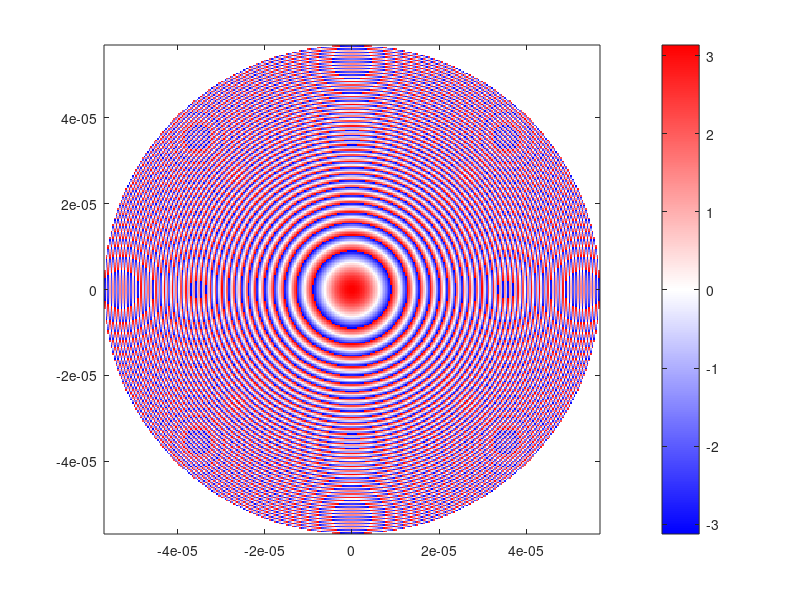

Write MATLAB code to recreate this figure. (Note: this script raises an error after producing the figure.)
%% Anti-aliased Lens 
clc ; close all ; clear ; 
% It is connected to the "metadimer_optimization.m" 

%% Parameter 
% Path setting 
% basic paramter 
nm = 1e-9 ; um = 1e-6 ; mm = 1e-3;
lam0 = 532*nm ; k0 = 2*pi/lam0 ; 
ni = 1;
% lens paramter 
P = 380*nm ; 
ratio = lam0/P ; 
D = 114*um ; NA = 0.6 ; kt_max = k0*NA ; %d/2=odd여야 빵꾸안남
m=D/P;
theta = asin(NA/ni) ; 
f = D/2/tan(theta);
DOF = lam0 / (1 - cos(asin(NA)))/um; 

if P > lam0/2/NA
    warning('Period should be smaller than %.2f nm', lam0/2/NA/nm); % Nyquist sampling criterion
end
fprintf('Diameter = %.2f mm\n',D/mm);
fprintf('Focal length = %.5f mm\n',f/mm);
fprintf('NA = %.2f \n',NA);
fprintf('maximum NA = %.2f \n', lam0/2/P);
fprintf('Depth of focus = %.2f um\n',DOF);
%% 

%%%%%%%%%%%%%%%%%%%%%%%%% Grid and Phase map %%%%%%%%%%%%%%%%%%%%
% Hexagonal grid 
ps = 0;
% x_range = -D/2:P:D/2 ; 
x_range = -D/2+P/2:P:D/2-P/2 ;
% y_range = -D/2:P:D/2 ; 
y_range = -D/2+P/2:P:D/2-P/2 ;
[X_hexa,Y_hexa] = meshgrid(x_range,y_range) ; 
R_hexa = sqrt(X_hexa.^2 + Y_hexa.^2) ; 
% phase_map_hexa = mod(ps + ni*k0*(f-sqrt(R_hexa.^2 + f.^2)),2*pi) - pi ; 
phase_map_hexa = mod(ps - ni*k0*(R_hexa.^2 / (2*f)), 2*pi) - pi;
phase_map_hexa(R_hexa>D/2) = 0 ; 

figure('position',[100 580 500 400]);
imagesc(x_range,y_range,phase_map_hexa);
axis xy;
shading interp;
custom_colormap = [linspace(0,1,128)' linspace(0,1,128)' ones(128,1);  % 파란색-흰색
                   ones(128,1) linspace(1,0,128)' linspace(1,0,128)']; % 흰색-빨간색

colormap(custom_colormap);

colorbar;

% %%
% %%%%%errormap%%%%%
% linesize = ceil(D/P+1);
linesize = ceil(D/P);
totalsize = linesize.^2;
data = load('260223_KU_nanoconnect.txt') ; 
h = 630*nm ; 
factor = 0*nm ; % minus 10 nm of structure 

i = 1 ;
radius = zeros(totalsize,1);
atomphase = zeros(totalsize,1);
error = zeros(totalsize,1);
complexlens = zeros(totalsize,1);

for jr = 1:totalsize
    phase = phase_map_hexa(jr) ; 
    [Min,ind] = min(abs(phase - (mod(data(:,2)+pi,2*pi)-pi))) ;
    radius(i) = data(ind,1) - factor/2 ;
    atomphase(i) = data(ind,2);
    error(i) = (phase - atomphase(i));
    complexlens(i) = data(ind,3)*exp(1i*atomphase(i));
    i = i+1 ;
end
% reshape
error_2D_abs = reshape(abs(error), [linesize, linesize]);
error_2D_signed = reshape(error, [linesize, linesize]);

% pupil 함수를 사용한 원형 마스크
circ = pupil(linesize, linesize, linesize/2);  % or D/(2*P) depending on your scale

% 마스크 적용
error_2D_abs_masked = error_2D_abs .* circ;
error_2D_signed_masked = error_2D_signed .* circ;

% error_2D = reshape(abs(error), [linesize, linesize]);
figure;
% imagesc(error_2D);
imagesc(error_2D_abs_masked);
colorbar;
colormap(jet);
title('Phase Error Map');
caxis([0 1]);
xlabel('X Index');
ylabel('Y Index');
axis image;

% error_2D = reshape(error, [linesize, linesize]);
figure;
% imagesc(error_2D);
imagesc(error_2D_signed_masked);
colorbar;
colormap(custom_colormap);
title('Phase Error Map');
caxis([-3.1416 3.1416]);
xlabel('X Index');
ylabel('Y Index');
axis image;
%%%

%% Fresnel Diffraction
circ = pupil(linesize, linesize, D/2);

complex_metalens = reshape(complexlens, [linesize, linesize]);
inc_angle=0;

circcomplexmeta = circ.*complex_metalens;


u0 = circcomplexmeta.*exp(1i*k0*sind(inc_angle));
view = 45;
u2=RS_2D_Diffraction_FW(D, P, lam0, f, u0); %rs\
N= length (u0);
% u2=ASM_2D_FW(D, lam0, f, u0); %asm
center_idx = round(length(u2)/2);  % Ensure the center index is an integer

start_idx = max(1, round(center_idx - view/2));  % Ensure at least 1
end_idx = min(length(u2), round(center_idx + view/2));  % Ensure no index exceeds array length
I_o = abs(u2(start_idx:end_idx, start_idx:end_idx)).^2;

% Extract the corresponding coordinates from xx and yy for plotting
x_view = x_range(start_idx:end_idx);
y_view = y_range(start_idx:end_idx);

% Plotting the result
figure('position',[100 80 1000 800]);
imagesc(x_view/um, y_view/um, I_o);  % Use x_view and y_view for axis scaling
axis xy;
colormap('hot');
colorbar;
title('Intensity');
% pbaspect([1 f/D 1]);
%% ================= 기존 시뮬레이션 2D & 1D 코드 (상단 동일) =================
figure('position',[100 80 1000 800]);

% --- (1) 시뮬레이션 2D Intensity (Zoomed) ---
subplot(2,1,1);
imagesc(x_view/um, y_view/um, I_o);
axis image; axis xy;
colormap(hot);
colorbar;
title('Intensity (Zoomed)','FontWeight','normal');
xlabel('x (\mum)'); ylabel('y (\mum)');

% --- (2) 시뮬레이션 1D 프로파일 (가로) ---
[maxVal, maxIdx] = max(I_o(:));
[row_c, col_c]   = ind2sub(size(I_o), maxIdx);

profile_calc = I_o(row_c, :);
profile_calc = profile_calc / max(profile_calc);
x_axis_um    = x_view / um;

subplot(2,1,2); hold on;
hCalc = plot(x_axis_um, profile_calc, 'k-', 'LineWidth', 1.8, ...
    'DisplayName','Calculated');

% ---- 시뮬레이션 FWHM ----
above_half_c = profile_calc >= 0.5;
edges_c      = diff(above_half_c);
rise_c       = find(edges_c == 1, 1, 'first');
fall_c       = find(edges_c == -1,1,'last');
if ~isempty(rise_c) && ~isempty(fall_c)
    x1c = interp1(profile_calc(rise_c:rise_c+1), x_axis_um(rise_c:rise_c+1), 0.5);
    x2c = interp1(profile_calc(fall_c:fall_c+1), x_axis_um(fall_c:fall_c+1), 0.5);
    FWHM_calc = abs(x2c - x1c);
    % (얇은 회색 선)
    plot([x1c x1c],[0 1],'Color',[0.4 0.4 0.4],'LineStyle',':','LineWidth',1);
    plot([x2c x2c],[0 1],'Color',[0.4 0.4 0.4],'LineStyle',':','LineWidth',1);
    % FWHM 라벨(옵션: 지저분하면 주석)
    text(mean([x1c x2c]), 0.82, sprintf('FWHM_{calc}=%.2f \\mum',FWHM_calc), ...
        'Color',[0.25 0.25 0.25],'HorizontalAlignment','center','FontSize',8);
else
    FWHM_calc = NaN;
end
%% --- (추가) 3×FWHM 원 내부 적분 ----------------------------------------
% ────────────────────────────────────────────────────────────────────────
% 준비:  row_c, col_c          ->> 최대강도 위치 (이미 구함)
%        FWHM_calc (µm)        ->> 계산된 FWHM (이미 구함)
%        I_o                   ->> intensity^2 (이미 구함)
%        x_view, y_view (m)    ->> I_o 가 써먹는 실제 좌표 (이미 구함)
% ────────────────────────────────────────────────────────────────────────

% 1) 실측 좌표(µm) 그리드 만들기
[XX_um, YY_um] = meshgrid(x_view/um, y_view/um);   % µm 단위

% 2) 중심 좌표(µm)
x0 = XX_um(row_c, col_c);
y0 = YY_um(row_c, col_c);

% 3) 각 픽셀까지의 반경 r (µm)
R_um = sqrt( (XX_um - x0).^2 + (YY_um - y0).^2 );

% 4) 원 마스크 (r ≤ 3×FWHM)
Rmax_um   = 3 * FWHM_calc;        % 원하는 반경 [µm]
mask_circ = R_um <= Rmax_um;      % 논리형 마스크

% 5) (선택) 픽셀 면적 dA [µm²]  ───────────────
dx_um = abs( x_view(2) - x_view(1) ) / um;   % x 픽셀 간격
dy_um = abs( y_view(2) - y_view(1) ) / um;   % y 픽셀 간격
dA_um2 = dx_um * dy_um;                      % 한 픽셀 면적

% 6) 적분 결과
E_tot      = sum( I_o(mask_circ), 'all' ) * dA_um2;  % ∫∫ I dA  [정규화 X]
area_um2   = pi * Rmax_um^2;                         % π r²    [이론적 면적]

% ------------------------------------------------------------
% (앞선 3×FWHM 적분 코드를 그대로 두고, E_tot·dA_um2까지 나온 직후에 붙이세요)
% ------------------------------------------------------------

% 0) 창(view) 전체 에너지 ------------- (참고용, 이미 계산했다면 생략 가능)
E_full = sum(I_o(:)) * dA_um2;    

% 1) 메타렌즈 ‘입사’ 파워 (렌즈 개구 전체) -------------------------------
dx_inc_um = P / um;                 % 한 픽셀 폭 = 주기 P = 0.22 µm
dA_inc_um2 = dx_inc_um^2;           % 픽셀 면적    [µm²]

% ① 평면파 진폭 = 1 (phase·transmission 무시) 라면:
E_incident = sum(circ(:)) * dA_inc_um2;          % circ = 개구(0/1)

% ② 메타원소 투과계수(data(ind,3))까지 포함하고 싶다면:
% E_incident = sum(abs(circcomplexmeta(:)).^2) * dA_inc_um2;

% 2) 비율 계산 -----------------------------------------------------------
frac_view     = E_tot   / E_full;      % (선택) 시뮬레이션 창 대비
frac_incident = E_tot   / E_incident;  % 렌즈 전체 입사 대비

% 3) 출력 ---------------------------------------------------------------
fprintf('\n[3×FWHM 원 적분]\n');
fprintf(' - 반경 R           = %.3f µm\n', Rmax_um);
fprintf(' - 창(view) 대비    = %.2f %%\n', frac_view*100);
fprintf(' - 렌즈 입사 대비   = %.2f %%\n\n', frac_incident*100);


%% ================= 실측 TIF 추가 & 스타일 =================
% ---- 사용자 입력 ----
tif_name  = '2_1_sample_1_1_exposure9_0049_14.55487_1.01.tif';
channel   = 1;
Nwin      = 41;                    % 홀수 권장
pixelsize = (27.84/117)*um;        % m/px

% ---- TIF 읽기 & 중심 찾기 ----
B = double(imread(tif_name));
if ndims(B)==3, B = B(:,:,channel); end
[maxB,~] = max(B(:));
[rp_all, cp_all] = find(B==maxB);
col_exp = round(mean(cp_all)); row_exp = round(mean(rp_all));

% ---- Crop ----
if mod(Nwin,2)==0, Nwin=Nwin+1; end
halfW = (Nwin-1)/2;
rmin = max(row_exp-halfW,1); rmax = min(row_exp+halfW,size(B,1));
cmin = max(col_exp-halfW,1); cmax = min(col_exp+halfW,size(B,2));
Crop = B(rmin:rmax, cmin:cmax);

% ---- 정규화 (피크) ----
CropN = Crop / max(Crop(:));

% ---- 1D (중심 행) ----
row_mid = floor(size(CropN,1)/2)+1;
profile_meas = CropN(row_mid,:);
Nexp = length(profile_meas);
x_exp_um = ((1:Nexp) - (Nexp+1)/2) * (pixelsize/um);

% ---- (필요시 x축 매칭) : 보간하여 공통 그리드 사용 (권장) ----
% 공통 x축을 선택 (시뮬레이션 범위 안 or 둘을 합친 범위)
x_common_um = linspace( max(min(x_axis_um), min(x_exp_um)), ...
                        min(max(x_axis_um), max(x_exp_um)), 1000);

prof_calc_interp = interp1(x_axis_um, profile_calc, x_common_um, 'linear','extrap');
prof_meas_interp = interp1(x_exp_um, profile_meas,  x_common_um, 'linear','extrap');

% ---- Measured 플롯 (파란 점선) ----
hMeas = plot(x_common_um, prof_meas_interp / max(prof_meas_interp), ...
    '--','Color',[0 0.38 0.85],'LineWidth',1.8,'DisplayName','Measured');

% ---- 실측 FWHM (원래 좌표 기준) ----
prof_meas_norm = profile_meas / max(profile_meas);
above_half_e = prof_meas_norm >= 0.5;
edges_e      = diff(above_half_e);
rise_e       = find(edges_e==1,1,'first');
fall_e       = find(edges_e==-1,1,'last');

if ~isempty(rise_e) && ~isempty(fall_e)
    x1e = interp1(prof_meas_norm(rise_e:rise_e+1), x_exp_um(rise_e:rise_e+1), 0.5);
    x2e = interp1(prof_meas_norm(fall_e:fall_e+1), x_exp_um(fall_e:fall_e+1), 0.5);
    FWHM_meas = abs(x2e - x1e);
    % FWHM 선 (파란 점선 얇게)
    plot([x1e x1e],[0 1],'Color',[0 0.38 0.85],'LineStyle','--','LineWidth',1);
    plot([x2e x2e],[0 1],'Color',[0 0.38 0.85],'LineStyle','--','LineWidth',1);
    text(mean([x1e x2e]), 0.60, sprintf('FWHM_{meas}=%.2f \\mum',FWHM_meas), ...
        'Color',[0 0.38 0.85],'HorizontalAlignment','center','FontSize',8);
else
    FWHM_meas = NaN;
end

%% ================= 축/레이블/스타일 공통 마감 =================
xlabel('x (\mum)');
ylabel('Normalized intensity');
title('Calculated vs. Measured Line Profile','FontWeight','normal');

% 축 범위: 두 데이터 모두 커버
xmin_all = min([x_axis_um(1), x_exp_um(1)]);
xmax_all = max([x_axis_um(end), x_exp_um(end)]);
xlim([xmin_all xmax_all]);

ylim([0 1.05]);
set(gca,'FontName','Arial','FontSize',9,'LineWidth',1,...
        'TickDir','out','Box','off');

% 범례 정리
legend([hCalc hMeas],'Location','northeast','Box','off');

% FWHM 비교 콘솔
if ~isnan(FWHM_calc) && ~isnan(FWHM_meas)
    fprintf('FWHM(calc)=%.3f µm, FWHM(meas)=%.3f µm, ratio=%.3f\n', ...
        FWHM_calc, FWHM_meas, FWHM_meas/FWHM_calc);
end

% Figure 배경/저장
set(gcf,'Color','w');

% 벡터 저장 (필요시)
% exportgraphics(gcf,'Profile_Comparison.pdf','ContentType','vector');
% print(gcf,'Profile_Comparison','-depsc','-painters');

% %% ===== 2D Intensity + 1D Profile (추가) =====
% % I_o : 이미 start_idx:end_idx 영역에서 잘라낸 intensity^2
% % x_view, y_view : 해당 영역의 좌표 (단위: m)
% 
% figure('position',[100 80 1000 800]);
% 
% % (1) 2D 이미지
% subplot(2,1,1);
% imagesc(x_view/um, y_view/um, I_o);
% axis xy; axis image;
% colormap(hot);
% colorbar;
% title('Intensity (Zoomed)');
% xlabel('x [\mum]');
% ylabel('y [\mum]');
% 
% % (2) 중심 또는 최대 강도 위치 선택
% % 옵션 A: 단순히 가운데
% % row_c = round(size(I_o,1)/2);
% % col_c = round(size(I_o,2)/2);
% 
% % 옵션 B: 실제 최대값 위치 (권장)
% [maxVal, maxIdx] = max(I_o(:)); %#ok<NASGU>
% [row_c, col_c] = ind2sub(size(I_o), maxIdx);
% 
% % 가로 1D 프로파일 (x-방향)
% profile_x = I_o(row_c, :);
% profile_x = profile_x / max(profile_x);   % 정규화
% 
% x_axis_um = x_view/um;   % x 좌표 (µm)
% 
% subplot(2,1,2);
% plot(x_axis_um, profile_x, 'LineWidth', 1.6);
% grid on; box on;
% xlabel('x [\mum]');
% ylabel('Normalized Intensity');
% title('Central Horizontal Line Profile');
% xlim([x_axis_um(1) x_axis_um(end)]);
% 
% % ---------- FWHM 계산 ----------
% above_half = profile_x >= 0.5;
% edges = diff(above_half);
% rise_idx  = find(edges == 1);
% fall_idx  = find(edges == -1);
% 
% if ~isempty(rise_idx) && ~isempty(fall_idx)
%     i1 = rise_idx(1);
%     i2 = fall_idx(end);
% 
%     % 선형 보간 (0.5 지점)
%     x1 = interp1(profile_x(i1:i1+1), x_axis_um(i1:i1+1), 0.5);
%     x2 = interp1(profile_x(i2:i2+1), x_axis_um(i2:i2+1), 0.5);
%     FWHM_um = abs(x2 - x1);
% 
%     hold on;
%     yline(0.5,'r--');
%     plot([x1 x1],[0 1],'r--');
%     plot([x2 x2],[0 1],'r--');
%     plot([x1 x2],[0.5 0.5],'ro-','MarkerFaceColor','r');
%     text(mean([x1 x2]), 0.65, sprintf('FWHM = %.2f \\mum', FWHM_um), ...
%         'HorizontalAlignment','center','Color','r');
% 
%     fprintf('FWHM (x-profile) = %.3f µm\n', FWHM_um);
% else
%     fprintf('FWHM 계산 실패: 프로파일이 0.5를 두 번 교차하지 않습니다.\n');
% end
% 
% %% ===== (추가) 실측 TIF PSF 프로파일 오버레이 =====
% % ---- 사용자 입력 ----
% tif_name  = '2_1_sample_1_1_exposure9_0049_14.55487_1.01.tif';
% channel   = 1;          % 컬러 TIF이면 특정 채널 선택
% Nwin      = 41;         % 한 변 픽셀 수 (홀수 권장, 짝수면 자동 +1)
% pixelsize = (27.84/111)*um;   % (m/px) = 0.251... µm (당신 코드)
% % pixelsize = 0.22*um;  % 다른 값 시험하려면 주석 해제
% 
% % ---- TIF 읽기 ----
% B = double(imread(tif_name));
% if ndims(B) == 3
%     B = B(:,:,channel);
% end
% 
% % ---- 최대값 위치(복수) → 평균 좌표 ----
% [maxB, ~] = max(B(:));
% [rows_peak, cols_peak] = find(B == maxB);
% col_c = round(mean(cols_peak));
% row_c = round(mean(rows_peak));
% 
% % ---- Crop (홀수 보정) ----
% if mod(Nwin,2)==0, Nwin = Nwin + 1; end
% halfW = (Nwin - 1)/2;
% 
% r_min = max(row_c - halfW, 1);
% r_max = min(row_c + halfW, size(B,1));
% c_min = max(col_c - halfW, 1);
% c_max = min(col_c + halfW, size(B,2));
% 
% % 만약 이미지 가장자리라서 크기가 줄어들면 패딩 없이 있는 영역만 사용
% Crop = B(r_min:r_max, c_min:c_max);
% 
% % ---- PSF 정규화 (피크) ----
% CropN = Crop / max(Crop(:));
% 
% % ---- 1D 가로 프로파일 (중심 행) ----
% row_mid = round(size(CropN,1)/2);
% profile_exp = CropN(row_mid, :);
% 
% % ---- 좌표 (µm) ----
% Nexp = length(profile_exp);
% x_exp_um = ((1:Nexp) - (Nexp+1)/2) * (pixelsize/um);  % 중심 0 기준
% 
% % ---- (기존 subplot 유지) ----
% subplot(2,1,2);
% hold on;
% 
% % ---- 실측 프로파일 플로팅 ----
% plot(x_exp_um, profile_exp, 'Color', [0 0.45 0.85], 'LineWidth', 1.5, ...
%     'DisplayName', 'Measured (TIF)');
% 
% % ---- 실측 FWHM 계산 ----
% profE = profile_exp / max(profile_exp);        % (보강) 최대 1
% above_half_e = profE >= 0.5;
% edges_e = diff(above_half_e);
% rise_e  = find(edges_e == 1);
% fall_e  = find(edges_e == -1);
% 
% FWHM_exp_um = NaN;
% if ~isempty(rise_e) && ~isempty(fall_e)
%     j1 = rise_e(1);
%     j2 = fall_e(end);
%     x1e = interp1(profE(j1:j1+1), x_exp_um(j1:j1+1), 0.5);
%     x2e = interp1(profE(j2:j2+1), x_exp_um(j2:j2+1), 0.5);
%     FWHM_exp_um = abs(x2e - x1e);
% 
%     % 표시
%     plot([x1e x1e],[0 1],'b--');
%     plot([x2e x2e],[0 1],'b--');
%     plot([x1e x2e],[0.5 0.5],'bo-','MarkerFaceColor','b');
%     text(mean([x1e x2e]), 0.35, sprintf('Exp FWHM = %.2f \\mum', FWHM_exp_um), ...
%         'HorizontalAlignment','center','Color','b','FontSize',9);
%     fprintf('Experimental FWHM = %.3f µm\n', FWHM_exp_um);
% else
%     fprintf('실측 FWHM 계산 실패 (0.5 교차 부족)\n');
% end
% 
% % ---- 범례 / 축 범위 조정 ----
% % 시뮬레이션 x축 변수: x_axis_um (이미 존재)
% xmin_all = min([x_axis_um(1), x_exp_um(1)]);
% xmax_all = max([x_axis_um(end), x_exp_um(end)]);
% xlim([xmin_all xmax_all]);
% 
% legend({'Simulation','Measured'},'Location','best');
% 
% % ---- (선택) 정규화 방식 통일 팁 ----
% % 만약 두 프로파일의 면적(∑)을 같게 맞추고 싶다면:
% % profile_x = profile_x / trapz(x_axis_um, profile_x);
% % profile_exp = profile_exp / trapz(x_exp_um, profile_exp);
% % 그런 뒤 다시 플롯 (현재는 peak 정규화)
% 
% % ---- (선택) 두 FWHM 비교 콘솔 출력 ----
% if exist('FWHM_um','var') && ~isnan(FWHM_um) && ~isnan(FWHM_exp_um)
%     fprintf('FWHM ratio (Exp / Sim) = %.3f\n', FWHM_exp_um / FWHM_um);
% end

% %% 1D Rayleigh-Sommerfeld Diffraction
% u0_1D = u0(round(length(u0)/2), :);
% % u0_1D = u0_1D(2:end-1); 
% 
% resolv_z = 456;
% z_d = linspace(0,f*2,resolv_z);
% U_1D = [];
% 
% for i = 1:length(z_d)
%     z_ = z_d(i);
%     temp = RS_1D_Diffraction(D, P, lam0, z_, u0_1D);
%     U_1D = [U_1D; temp];
% end
% 
% I_1D = abs(U_1D).^2;

% Plot 1D -----------------------------------------------------------------
% view_x = floor(m/40); % scaling
% view_z = 15;
% X_ = x_range(length(x_range)/2+1-view_x:length(x_range)/2+view_x);
% z_ = z_d(length(z_d)/2+1-view_z:length(z_d)/2+view_z);
% I_1D_z = I_1D(length(I_1D(:,1))/2+1-view_z:length(I_1D(:,1))/2+view_z,length(I_1D(1,:))/2+1-view_x:length(I_1D(1,:))/2+view_x);
% 
% figure;
% % ('position',[600 80 500 400]);
% imagesc(X_,z_, I_1D_z/max(max(I_1D_z)));
% axis xy;
% colormap('hot');
% colorbar;
% caxis([0 1]);
% title('Intensity')
% pbaspect([1 f/D 1]);

%% Metaatom GDS (Hexa)
% path setting

% clear temp xy X Y; clc ; 
name = '260223_KU_nanoconnect_gds';
nc = 10 ; theta = linspace(0,2*pi,nc+1) ; theta = theta(1:nc) ; % number of corners - 1; 
n = nnz(phase_map_hexa) ; % number of metaatoms 
data = load('260223_KU_nanoconnect.txt') ; 
h = 600*nm ; factor = 0*nm ; % minus 10 nm of structure 
idx = find(phase_map_hexa~=0) ; % indices of metaatom

% Find the radius 
i = 1 ;

radius = zeros(n,1);
for jr = 1:n 
    phase = phase_map_hexa(idx(jr)) ; 
    [Min,ind] = min(abs(phase - (mod(data(:,2)+pi,2*pi)-pi))) ;
    radius(i) = data(ind,1) - factor/2 ;
    i = i+1 ;
end

temp = zeros(n,nc,2);
for i = 1:n 
    x_cent = X_hexa(idx(i)) ; 
    y_cent = Y_hexa(idx(i)) ; 
    [X,Y] = pol2cart(theta,radius(i)) ;
    temp(i,:,:) = [X ; Y]' + repmat([x_cent y_cent],[nc,1]); 
end
X = [temp(:,:,1) temp(:,1,1)] ; % ?? ?? ?? 
Y = [temp(:,:,2) temp(:,1,2)] ; 
xy = zeros(nc*2,n);

% xy = zeros(2(nc+1),N); % xy = [corners(x,y),total # of building block]
for i=1:n
    for j=1:nc
        xy(2*(j-1)+1,i) = X(i,j);
        xy(2*j,i) = Y(i,j);
    end
end

xy = xy*1e+9 ; 
xy = round(xy) ;

fid = fopen([pwd ,'\',name,'.txt'],'w');

fprintf(fid,'HEADER 3;\r\n');
fprintf(fid,'BGNLIB;\r\n');
fprintf(fid,['LIBNAME ',name,'.txt;\r\n']);
fprintf(fid,'UNITS 1.000000e+000 1.000000e-009;\r\n');
fprintf(fid,'BGNSTR;\r\n');
fprintf(fid,['STRNAME ',name,';\r\n']);
%%
for i=1:n
    if radius(i) ~= 0
        fprintf(fid,'BOUNDARY\r\n');
        fprintf(fid,'LAYER 46;\r\n');
        fprintf(fid,'DATATYPE 46;\r\n');
        fprintf(fid,'XY\r\n');
        fprintf(fid,'%d\t:\t%d\r\n',xy(:,i)');
        fprintf(fid,'ENDEL\r\n');

    end
end


fprintf(fid,'ENDSTR\r\n');
fprintf(fid,'ENDLIB\r\n');

fclose(fid);
